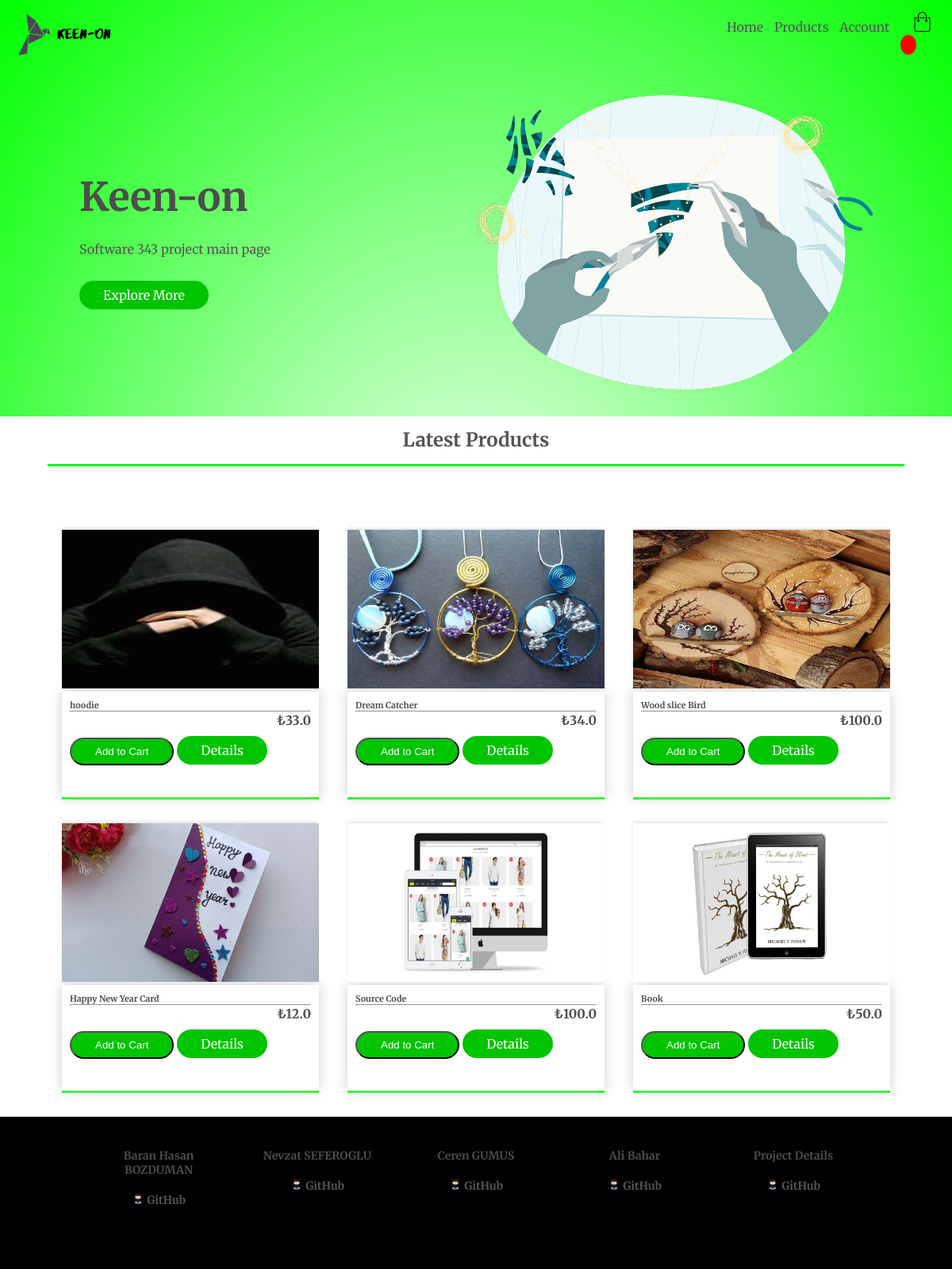
The page / on the database its author committed.
### store/models.py (models this page shows, shortened)
class Product(models.Model):
	id = models.AutoField
	customer = models.ForeignKey(Customer, on_delete=models.CASCADE, null=True, blank=True, related_name="product_c")
	name = models.CharField(max_length=200, null=True)
	price= models.FloatField()
	digital = models.BooleanField(default=False, null=True, blank=False)
	image = models.ImageField(null=True, blank=True)
	quantity = models.IntegerField(default=0, null=True, blank=True)
	description =models.CharField(default="default", max_length=2000, null=False)
	@property
	def imageURL(self):
		try:
			url = self.image.url
		except:
			url = ''
		return url

### store/views.py (the view)
def home(request):
	products = Product.objects.all().order_by('-id')[:6]
	context = {'products':products}
	return render(request, 'store/index.html', context)

### store/templates/store/index.html (shortened to what this page needs)
<!DOCTYPE html>
{% extends 'store/base.html' %}
{% load static %}
{% block forHead %}
    <link rel="stylesheet" type="text/css" href="https://stackpath.bootstrapcdn.com/font-awesome/4.7.0/css/font-awesome.min.css">
    <link rel="stylesheet" type="text/css" href="{% static 'css/style.css' %}">
    <link rel="stylesheet" type="text/css" href="{% static 'css/navbar.css' %}">
{% endblock %}
{% block content %}
<div class="container">
	{% include "store/navbar.html" %}
	<div class="row">
		<div class="col-2">
			<h1>Keen-on</h1>
			<p> Software 343 project main page</p>
			<a href="https://github.com/SoftEngProjects-RapidSoft/Keen-On" class="btn" target="blank">Explore More</a>
		</div>
		<div class="col-2">
			<img src="{% static 'images/mainpage.png' %}">
		</div>
	</div>
</div>
<div class="small-container">
	<h2 class="title">Latest Products </h2>
	<div class="row">
		{% for product in products %}
		<div class="col-3">
			<img class="thumbnail" src="{{product.imageURL}}">
			<div class="box-element product">
				<h6><strong>{{product.name}}</strong></h6>
				<hr>
				<button data-product="{{product.id}}" data-action="add" class="btn btn-outline-secondary add-btn update-cart">Add to Cart</button>
				<a  data-product="{{product.id}}" class="btn btn-success" href="{% url 'product_details' product.id %}">Details</a>
				<h4 style="display: inline-block; float: right"><strong> ₺{{product.price}}</strong></h4>
			</div>
		</div>
		{% endfor %}
	</div>
</div>
<div class="footer">
	<div class="row">
		<div class="col-5">
			<ul>
				<li><h4>Baran Hasan BOZDUMAN</h4></li>
				<li><h4>
					<div class="img_link">
						<a href="https://github.com/bhbduman" target="blank">
							<img src="{% static 'images/GitHub.png' %}">
							GitHub
						</a><br>
					</div>
				</h4></li>
			</ul>
		</div>
		<div class="col-5">
			<ul>
				<li><h4>Nevzat SEFEROGLU</h4></li>
				<li><h4>
					<a href="https://github.com/nevzatseferoglu" target="blank">
						<div class="img_link">
							<img src="{% static 'images/GitHub.png' %}">
							GitHub
						</div>
					</a><br>
				</h4></li>
			</ul>
		</div>
		<div class="col-5">
			<ul>
				<li><h4>Ceren GUMUS</h4></li>
				<li><h4>
					<a href="https://github.com/cerengumus" target="blank">
						<div class="img_link">
							<img src="{% static 'images/GitHub.png' %}">
							GitHub
						</div>
					</a><br>
				</h4></li>
			</ul>
		</div>
		<div class="col-5">
			<ul>
				<li><h4>Ali Bahar</h4></li>
				<li><h4>
					<a href="https://github.com/alibhr" target="blank">
						<div class="img_link">
							<img src="{% static 'images/GitHub.png' %}">
							GitHub
						</div>
					</a><br>
				</h4></li>
			</ul>
		</div>
		<div class="col-5">
			<ul>
				<li><h4>Project Details</h4></li>
				<li><h4>
					<a href="https://github.com/SoftEngProjects-RapidSoft/Keen-On" target="blank">
						<div class="img_link">
							<img src="{% static 'images/GitHub.png' %}">
							GitHub
						</div>
					</a><br>
				</h4></li>
			</ul>
		</div>
	</div>
</div>
{% endblock %}

### static/css/base.css (style rules this page uses)
* { margin:0; padding: 0; box-sizing: border-box; }
body { font-family: 'Merriweather', serif; }
a { text-decoration: none; color: #555; }
p { color: #555; }
h1,h2,h3,h4,h5,h6 { color:hsl(0, 0%, 30%); }
.box-element { box-shadow:hsl(0, 0%, 80%) 0 0 16px; background-color: #fff; border-radius: 4px; padding: 10px; }
.thumbnail { width: 100%; height: 200px; -webkit-box-shadow: -1px -3px 5px -2px rgba(214,214,214,1); -moz-box-shadow: -1px -3px 5px -2px rgba(214,214,214,1); box-shadow: -1px -3px 5px -2px rgba(214,214,214,1); }
.product { border-radius: 0 0 4px 4px; }
.btn { border-radius: 0; }

### static/css/style.css (style rules this page uses)
.container { margin: auto; padding-left: 100px; padding-right: 100px; background: radial-gradient(#fff, #00ff00); background-repeat: no-repeat; background-attachment: fixed; background-size: cover; }
.container .row { margin-top: 70px; }
.row { display: flex; align-items: center; flex-wrap: wrap; justify-content: space-around; }
.col-2 { flex-basis: 50%; min-width: 300px; }
.col-2 img { max-width: 100%; padding: 30px 0; }
.col-2 h1 { font-size: 50px; line-height: 60px; margin: 25px 0; }
.btn { display: inline-block; background: #00c400; color: #fff; padding: 8px 30px; margin: 30px 0; border-radius: 30px; transition: background 0.5s; }
.col-3 { flex-basis: 30%; min-width: 250px; margin-bottom: 30px; width: 100%; border-bottom: solid #00ff00; }
.col-3 img { width: 100%; }
.small-container { max-width: 1080px; margin: auto; padding-left: 25px: padding-right: 25px; }
.small-container .title { text-align: center; margin: 0 auto 80px; position: relative; line-height: 60px; color: #555; border-bottom: solid; border-color: #00ff00; }
.footer { max-width: 100%; max-height: 100% margin: auto; padding-left: 100px; padding-right: 100px; background: #000; color: #8a8a8a; font-size: 14px; }
.footer .row .col-5 { text-align: center; padding: 40px 20px; flex-basis: 20%; transition: transform 0.5s; }
.footer .row .col-5 img { width: 50%; padding: 0px 50px; border-radius: 50%; }
.footer .row .col-5 h4 { padding-bottom: 20px; }
.footer .row .col-5 ul { list-style-type: none; }
.footer .img_link img { padding: 0 !important; width: 10% !important; border-radius: 50% !important; }

### rows shown on the page
Product: imageURL (picture), name "hoodie", price "33.0"
Product: imageURL (picture), name "Dream Catcher", price "34.0"
Product: imageURL (picture), name "Wood slice Bird", price "100.0"
Product: imageURL (picture), name "Happy New Year Card", price "12.0"
Product: imageURL (picture), name "Source Code", price "100.0"
Product: imageURL (picture), name "Book", price "50.0"
